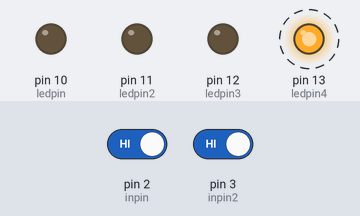
Simulated run of this sketch. Board: Arduino Uno, built with avr-gcc and run on an emulated ATmega328P. On the bench: output pins drawn as LEDs (lit = HIGH). Dashed ring = blinking. The test bench sets the inputs (shaded band); at power-on: pin 2 (inpin) HIGH, pin 3 (inpin2) HIGH.

Above: at 4.8 s.
4.9 s: pin 2 (inpin) driven LOW
At 6.8 s:
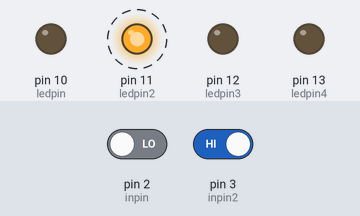
10.9 s: pin 3 (inpin2) driven LOW
At 12.8 s:
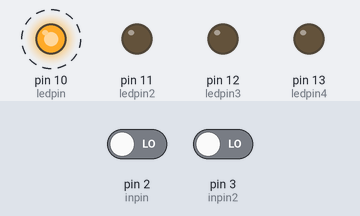
16.9 s: pin 2 (inpin) driven HIGH
At 18.8 s:
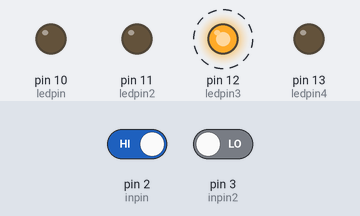
22.9 s: pin 3 (inpin2) driven HIGH
At 23.8 s:
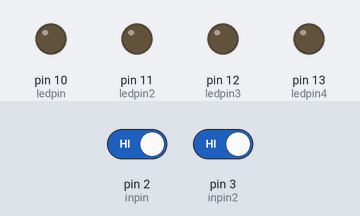
Timing chart, 0 to 29.9 s (numbered marks = the images above; inputs shaded):
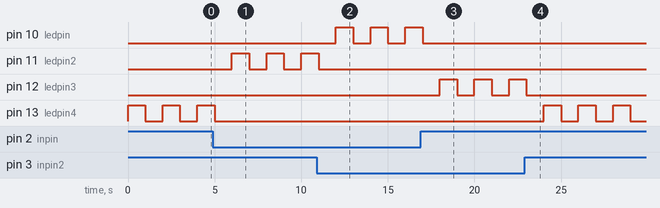

Measured:
- after the input at 4.9 s, pin 11 (ledpin2): alternates HIGH for 1.0 s and LOW for 1.0 s, starting after 1.1 s; pin 13 (ledpin4): goes on until 5.0 s, then stays LOW
- after the input at 10.9 s, pin 10 (ledpin): alternates HIGH for 1.0 s and LOW for 1.0 s, starting after 1.1 s; pin 11 (ledpin2): goes on until 11.0 s, then stays LOW
- after the input at 16.9 s, pin 10 (ledpin): goes on until 17.0 s, then stays LOW; pin 12 (ledpin3): alternates HIGH for 1.0 s and LOW for 1.0 s, starting after 1.1 s
- after the input at 22.9 s, pin 12 (ledpin3): goes on until 23.0 s, then stays LOW; pin 13 (ledpin4): alternates HIGH for 1.0 s and LOW for 1.0 s, starting after 1.1 s
- by itself, pin 13 (ledpin4): alternates HIGH for 1.0 s and LOW for 1.0 s

The sketch:

led_switch.ino.ino
```cpp
int ledpin=10;
int ledpin2=11;
int ledpin3=12;
int ledpin4=13;
int inpin=2;
int inpin2=3;
void setup() {
  // put your setup code here, to run once:
  pinMode(ledpin,OUTPUT);
    pinMode(ledpin2,OUTPUT);
      pinMode(ledpin3,OUTPUT);
        pinMode(ledpin4,OUTPUT);
  pinMode(inpin,INPUT);
  pinMode(inpin2,INPUT);
}

void loop() {
  // put your main code here, to run repeatedly:
  if(LOW==digitalRead(inpin))
  {
    if(LOW==digitalRead(inpin2))
    {
      digitalWrite(ledpin,HIGH);
      delay(1000);
      digitalWrite(ledpin,LOW);
      delay(1000);
    }
    else
    {
      digitalWrite(ledpin2,HIGH);
      delay(1000);
      digitalWrite(ledpin2,LOW);
      delay(1000);
    }
  }
  else
  {
    if(LOW==digitalRead(inpin2))
    {
      digitalWrite(ledpin3,HIGH);
      delay(1000);
      digitalWrite(ledpin3,LOW);
      delay(1000);
    }
    else
    {
      digitalWrite(ledpin4,HIGH);
      delay(1000);
      digitalWrite(ledpin4,LOW);
      delay(1000);
    }
  }
}
```
